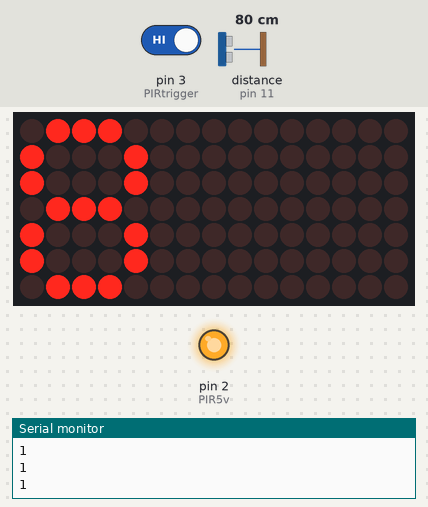
Bench run of a sketch on a simulated Arduino Uno, built with avr-gcc and run on an emulated ATmega328P. Shown: 15×7 LED matrix, output pins drawn as LEDs (lit = HIGH), the last lines printed to the serial monitor. The test bench sets the inputs (shaded band); at power-on: distance to the obstacle (sensor on pin 11) 80 cm, pin 3 (PIRtrigger) HIGH. The echo pulse lasts 58.3 µs per cm.

Above: at 1.2 s.
1.3 s: distance to the obstacle (sensor on pin 11) set to 2 cm
At 2.3 s:
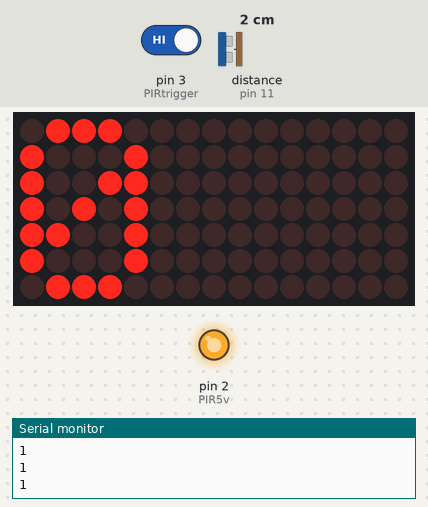
2.8 s: pin 3 (PIRtrigger) driven LOW
At 3.7 s:
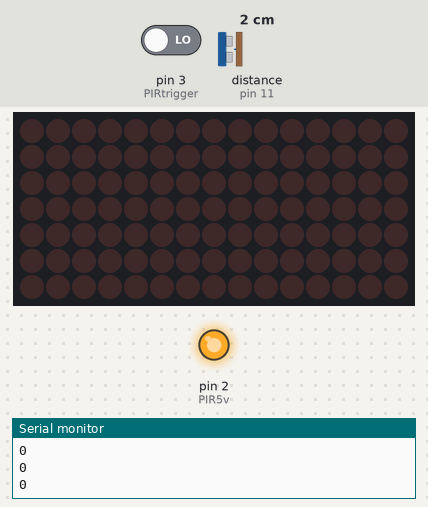
Timing chart, 0 to 5.8 s (numbered marks = the images above; inputs shaded):
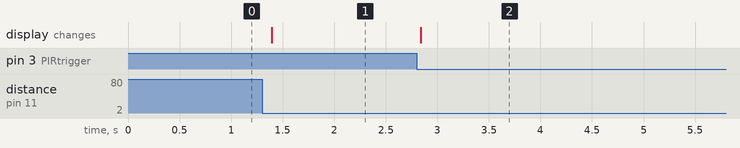

Measured:
- after the input at 1.3 s, the display: changes after 0.10 s (image 1)
- after the input at 2.8 s, the display: changes at once (image 2)

The sketch:

parking_assistv2_amy.ino
```cpp
/*************************************************************************************
 PARTS: UNO, Adafruit CharlieWing, Ultrasonic Sensor (HC-SR04), PIR motion

 GOAL: when motion is detected, measure the distance detected. Provide the distance to
 target on the CharlieWing to provide parking distance estimation useful when backing
 into the garage.

*************************************************************************************/

#include <NewPing.h>
#include <Wire.h>
#include <Adafruit_GFX.h>
#include <Adafruit_IS31FL3731.h>
#include "Adafruit_SleepyDog.h"

Adafruit_IS31FL3731_Wing matrix = Adafruit_IS31FL3731_Wing();

#define TRIGGER_PIN  12  // Arduino pin tied to trigger pin on the ultrasonic sensor.
#define ECHO_PIN     11  // Arduino pin tied to echo pin on the ultrasonic sensor.
#define MAX_DISTANCE 425 // Maximum distance we want to ping for (in centimeters). Maximum sensor distance is rated at 400-500cm.

#define PIR5v        2
#define PIRtrigger   3
#define PIRgnd       4
#define PIRaction    13
#define GND          10

NewPing sonar(TRIGGER_PIN, ECHO_PIN, MAX_DISTANCE); // NewPing setup of pins and maximum distance.
unsigned int distanceNow;
int PIRread;

void setup()
{
  pinMode(PIR5v, OUTPUT);
  pinMode(PIRgnd,OUTPUT);
  pinMode(PIRtrigger,INPUT);
  digitalWrite(PIR5v,HIGH);
  digitalWrite(PIRgnd,LOW);

  pinMode (GND,OUTPUT);
  digitalWrite(GND,LOW);

  Serial.begin(9600);
  Serial.println("ISSI manual animation test");
  if (! matrix.begin())
  {
    Serial.println("IS31 not found");
    while (1);
  }
  Serial.println("IS31 Found!");
  matrix.setRotation(90);

}

void loop()
{
  PIRread = digitalRead(PIRtrigger);
  Serial.println(PIRread);
  if (PIRread == LOW) digitalWrite(PIRaction, HIGH);
  else digitalWrite(PIRaction, LOW);

  unsigned int uS = sonar.ping(); // Send ping, get ping time in microseconds (uS).
  distanceNow = (uS / US_ROUNDTRIP_CM);
  //Serial.println(distanceNow);
  if (PIRread == HIGH) lights(distanceNow/10); //divide by 10 to update the display every 10cm.
  else matrix.clear();
}

void lights(int distance)
{
  matrix.setTextSize(1);
  matrix.setTextWrap(false);
  matrix.setTextColor(100);
  matrix.clear();
  matrix.setCursor(0,0);
  matrix.print(distance);
  delay(30);
}
```
